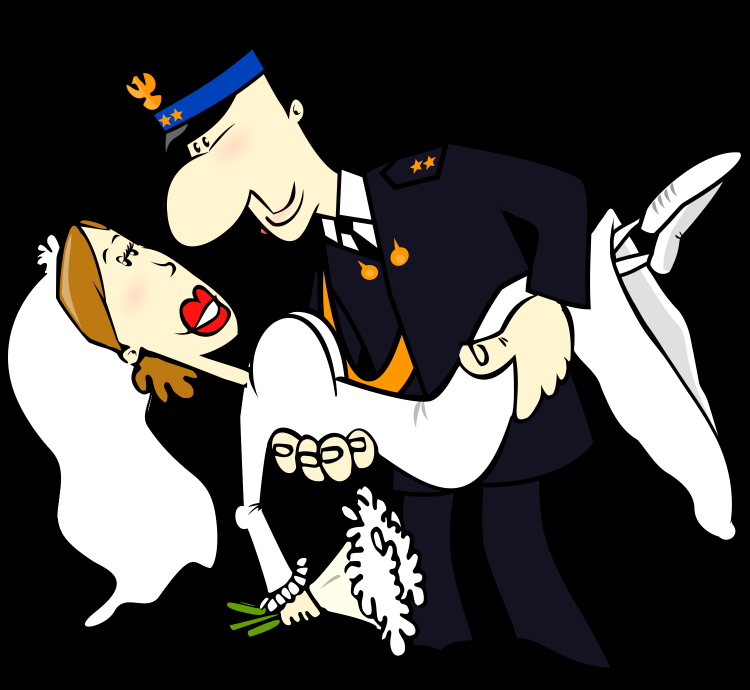
#> input picture png/firemanwedding-o.png, 1500 x 1380 px (shown at 1/2 size)
$ python compare.py --first png/firemanwedding-o.png --second png/firemanwedding-o.png
#> lines starting #> are read from the running program, lines starting #| are printed output that depends on the picture
#!/usr/bin/env python

from skimage.metrics import structural_similarity as ssim
import numpy as np
import cv2
import argparse

def options():
 parser = argparse.ArgumentParser(description="Read image metadata")
 parser.add_argument("-o", "--first", help="Input image file.", required=True)
 parser.add_argument("-c", "--second", help="Input image file.", required=True)
 args = parser.parse_args()
 return args

def mse(imageA, imageB):
 # the 'Mean Squared Error' between the two images is the sum of the squared difference between the two images
 mse_error = np.sum((imageA.astype("float") - imageB.astype("float")) ** 2)
 mse_error /= float(imageA.shape[0] * imageA.shape[1])

 # return the MSE. The lower the error, the more "similar" the two images are.
 return mse_error

def compare(imageA, imageB):
 # Calculate the MSE and SSIM
 m = mse(imageA, imageB)
 s = ssim(imageA, imageB)

 # Return the SSIM. The higher the value, the more "similar" the two images are.
 return s

def main():

 # Get options
 args = options()

 # Import images
 image1 = cv2.imread(args.first)
#> image1 is the input picture: shape (1380, 1500, 3); mean B, G, R 68.9, 71.4, 73.5
 image2 = cv2.imread(args.second, 1)

 # Convert the images to grayscale
 gray1 = cv2.cvtColor(image1, cv2.COLOR_BGR2GRAY)
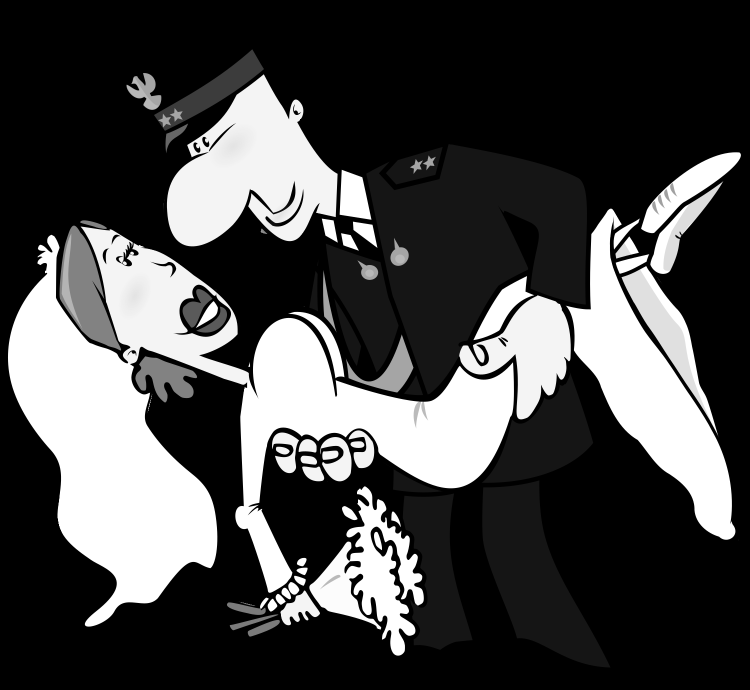
#> gray1: shape (1380, 1500) (shown at 1/2 size); min 0, max 255, mean 71.7
 gray2 = cv2.cvtColor(image2, cv2.COLOR_BGR2GRAY)

 # Check for same size and ratio and report accordingly
 ho, wo, _ = image1.shape
#> ho = 1380; wo = 1500
 hc, wc, _ = image2.shape
#> hc = 1380; wc = 1500
 ratio_orig = ho/wo
#> ratio_orig = 0.92
 ratio_comp = hc/wc
#> ratio_comp = 0.92
 dim = (wc, hc)
#> dim = (1500, 1380)

 if round(ratio_orig, 2) != round(ratio_comp, 2):
  print("\nImages not of the same dimension. Check input.")
  exit()

 # Resize first image if the second image is smaller
 elif ho > hc and wo > wc:
  print("\nResizing original image for analysis...")
  gray1 = cv2.resize(gray1, dim)

 elif ho < hc and wo < wc:
  print("\nCompressed image has a larger dimension than the original. Check input.")
  exit()

 if round(ratio_orig, 2) == round(ratio_comp, 2):
  mse_value = mse(gray1, gray2)
#> in mse, `mse_error = np.sum((imageA.astype("float") - imageB.astype("float")) *..`: mse_error = 0
#> mse_value = 0
  ssim_value = compare(gray1, gray2)
#> in compare, `s = ssim(imageA, imageB)`: s = 1
#> ssim_value = 1
  print("MSE:", mse_value)
#| MSE: 0.0
  print("SSIM:", ssim_value)
#| SSIM: 1.0

if __name__ == '__main__':
	main()
